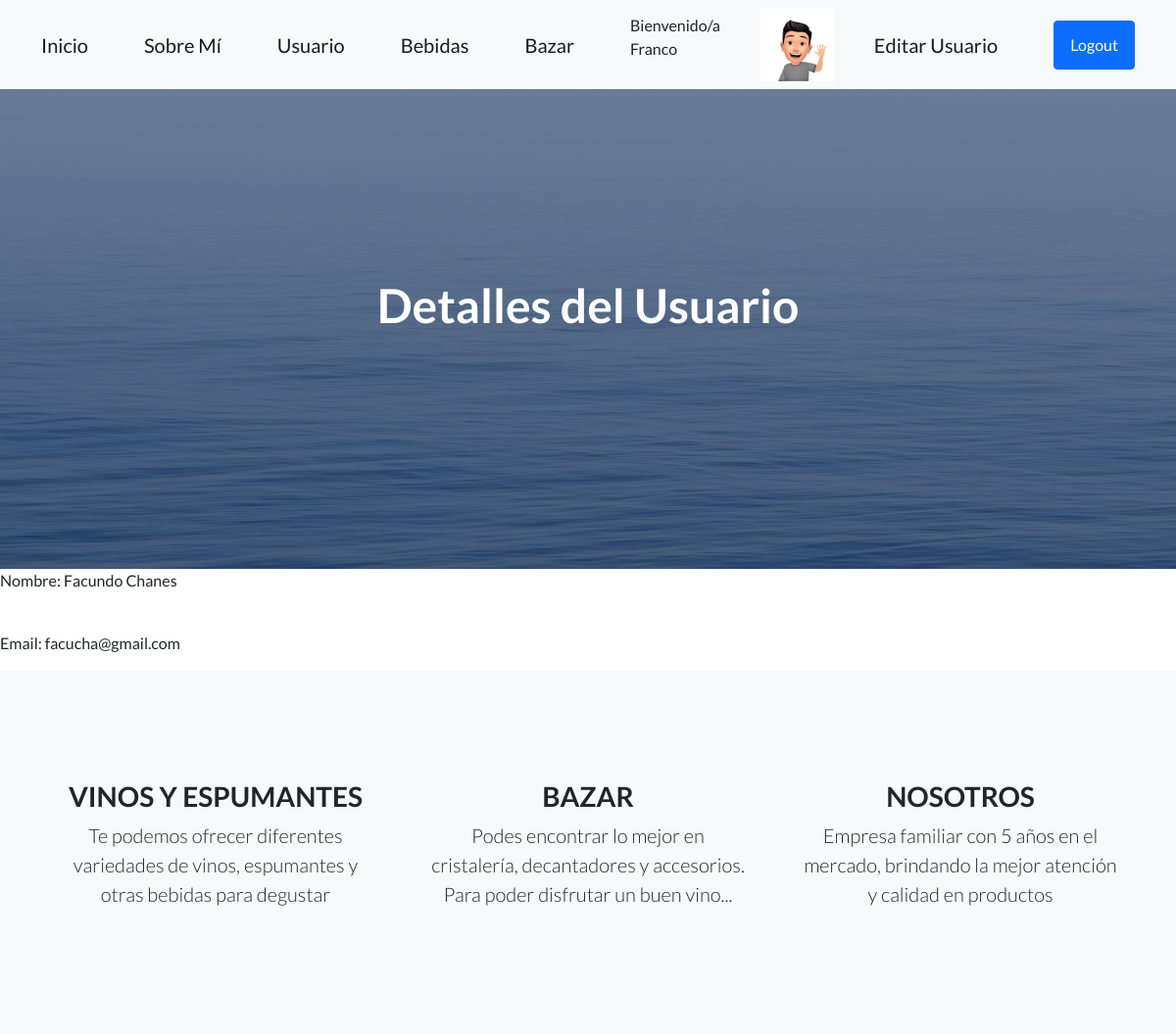
Screenshot of /AppMalbec/usuarios/1/ (signed in) with the database file from the repository.
### AppMalbec/models.py (models this page shows)
class Avatar(models.Model):
    usuario= models.ForeignKey(User, on_delete=models.CASCADE)
    imagen = models.ImageField(upload_to="avatares", null= True, blank= True)

class Usuario(models.Model):
    nombre= models.CharField(max_length=50)
    apellido= models.CharField(max_length=50)
    email= models.EmailField()

### AppMalbec/views.py (the view)
# urls.py: path("usuarios/<int:pk>/", UsuarioDetalle.as_view(), name ="DetalleUsuario"),
class UsuarioDetalle(LoginRequiredMixin,DetailView):
    model= Usuario

### AppMalbec/templates/AppMalbec/usuario_detail.html
{% extends "AppMalbec/padre.html" %}
{% block titulo %}
Detalles del Usuario
{% endblock %}
{% block pie%}
<p>Nombre: {{usuario.nombre}} {{usuario.apellido}} </p>   <br>
<p>Email: {{usuario.email}}</p>
{% endblock %}

### AppMalbec/templates/AppMalbec/padre.html (shortened to what this page needs)
<!DOCTYPE html>
<html lang="en">
    <head>
        {% load static %}
        <link href="https://cdn.jsdelivr.net/npm/bootstrap-icons@1.5.0/font/bootstrap-icons.css" rel="stylesheet" type="text/css" />
        <link href="{% static 'AppMalbec/css/styles.css' %}" rel="stylesheet" />
    </head>
    <body>
        <nav class="navbar navbar-light bg-light static-top">
            <div class="container">
                <a class="navbar-brand" href="{% url 'Inicio' %}">Inicio</a>
                <a class="navbar-brand" href="{% url 'SobreMi' %}">Sobre Mí</a>
                <a class="navbar-brand" href="{% url 'Usuarios' %}">Usuario</a>
                <a class="navbar-brand" href="{% url 'Variedades' %}">Bebidas</a>
                <a class="navbar-brand" href="{% url 'Bazar' %}">Bazar</a>
                {% if request.user.is_authenticated %}
                <p>Bienvenido/a <br>{{user}}</p>
                {% with user.avatar_set.first as miAvatar %}
                {% if miAvatar %}
                <img src="{{miAvatar.imagen.url}} " alt="No hay imagen" style="max-width: 75px ;">
                {% endif %}
                {% endwith %}
                <a class="navbar-brand" href="{% url 'EditarPerfil' %}">Editar Usuario</a>
                <a class="btn btn-primary" href="{% url 'Logout' %}">Logout</a>
                {% else %}
                <a class="btn btn-primary" href="{% url 'Registarse' %}">Registro</a>
                <a class="btn btn-primary" href="{% url 'Login' %}">Login</a>
                {% endif %}
            </div>
        </nav>
        <header class="masthead">
            <div class="container position-relative">
                <div class="row justify-content-center">
                    <div class="col-xl-6">
                        <div class="text-center text-white">
                            <h1 class="mb-5">
                                {% block titulo%}
                                {% endblock %}
                            </h1>
                        </div>
                    </div>
                </div>
            </div>
        </header>
        {% block pie%}
        {% endblock %}
          <section class="features-icons bg-light text-center">
            <div class="container">
                <div class="row">
                    <div class="col-lg-4">
                        <div class="features-icons-item mx-auto mb-5 mb-lg-0 mb-lg-3">
                            <h3>VINOS Y ESPUMANTES </h3>
                            <p class="lead mb-0">Te podemos ofrecer diferentes variedades de vinos, espumantes y otras bebidas para degustar</p>
                        </div>
                    </div>
                    <div class="col-lg-4">
                        <div class="features-icons-item mx-auto mb-5 mb-lg-0 mb-lg-3">
                            <h3>BAZAR</h3>
                            <p class="lead mb-0">Podes encontrar lo mejor en cristalería, decantadores y accesorios.
                                Para poder disfrutar un buen vino... </p>
                        </div>
                    </div>
                    <div class="col-lg-4">
                        <div class="features-icons-item mx-auto mb-0 mb-lg-3">
                            <h3>NOSOTROS</h3>
                            <p class="lead mb-0">Empresa familiar con 5 años en el mercado, brindando la mejor atención y calidad en productos</p>
                        </div>
                    </div>
                </div>
            </div>
        </section>
    </body>
</html>

### rows the page displays
Avatar: imagen (picture)
Usuario: nombre "Facundo", apellido "Chanes", email "facucha@gmail.com"

### other values shown
{{ user }} "Franco"
